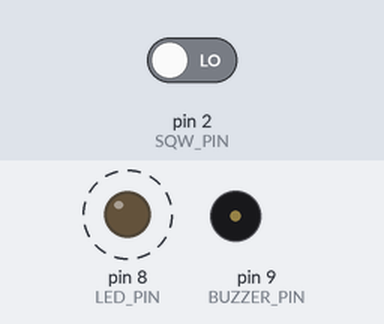
Recording of a sketch running on a simulated Arduino Uno, built with avr-gcc and run on an emulated ATmega328P. On the bench: output pins drawn as LEDs (lit = HIGH), buzzer (waves = sounding). Dashed ring = blinking. The inputs (shaded band) are chosen by the test bench; at power-on: pin 2 (SQW_PIN) LOW. The local clock reads 2024-03-15 10:24:30 at power-on unless the sketch sets it; the sensor or clock chip raises its interrupt line as the real part does; what the sketch prints to the serial monitor is not drawn.

Above: at 0.5 s.
Timing chart, 0 to 4.6 s (numbered marks = the images above):
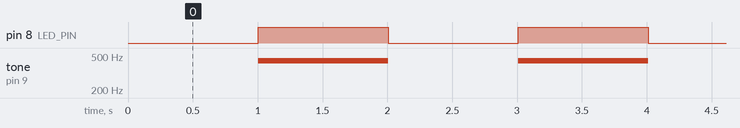

Measured:
- by itself, pin 8 (LED_PIN): alternates HIGH for 1.0 s and LOW for 1.0 s
- by itself, tone on pin 9 (BUZZER_PIN): alternates 440 Hz for 1.0 s and silent for 1.0 s

The sketch:

SquareWaveSwitchLED.ino
```cpp
#include <Wire.h>
#include "RTClib.h"

RTC_DS1307 rtc;

// Kontaktu definīcijas
const int LED_PIN = 8;      // D8: LED gaismiņa
const int BUZZER_PIN = 9;   // D9: Dūcējs
const int SQW_PIN = 2;      // D2 - kontakts, kas saņem kvadrātviļņa ievadi no RTC

volatile bool toggleState = false; // Stāvoklis pārslēgsies ik pēc 0.5s

void setup() {

  Serial.begin(9600);
  // Kontakti, kuri ieslēdz LED un dūcēju
  pinMode(LED_PIN, OUTPUT);
  pinMode(BUZZER_PIN, OUTPUT);

  // D2 kontakts ir gatavs saņemt ievadi no pulkstenīša
  pinMode(SQW_PIN, INPUT);

  // Ieslēdz I2C saziņu un RTC (pulkstenīša moduli)
  Wire.begin();
  rtc.begin();

  // RTC laiku uzstāda tikai vienreiz
  if (!rtc.isrunning()) {
    // Ja pulkstenītim nebija uzstādīts laiks, uzstāda kaut ko
    rtc.adjust(DateTime(2025, 4, 29, 19, 40, 0));
  }
  // Once set, comment out the above two lines to avoid resetting clock every upload

  // Palūdz pulksteņa SQ kontaktam veidot 1Hz izvadi
  rtc.writeSqwPinMode(DS1307_SquareWave1HZ);

  // Sūta pārtraukumu tad, ja kvadrātvilnis ir augošs (reizi sekundē)
  attachInterrupt(digitalPinToInterrupt(SQW_PIN), sqwISR, RISING);
}

void loop() {
  Serial.println("ABC");
  static unsigned long lastMillis = 0;
  static bool ledBuzzerState = false;

  unsigned long currentMillis = millis();

  // Pārbauda, vai "toggleState" ir ieslēgts (katras sekundes sākumā)
  if (toggleState && !ledBuzzerState) {
    digitalWrite(LED_PIN, HIGH);
    tone(BUZZER_PIN, 440);
    lastMillis = currentMillis;
    ledBuzzerState = true;
  }

  // Izslēdz LED gaismiņu un dūcēju pēc 0.5s
  if (ledBuzzerState && (currentMillis - lastMillis >= 500)) {
    digitalWrite(LED_PIN, LOW);
    noTone(BUZZER_PIN);
    ledBuzzerState = false;
    toggleState = false; // Reset until next interrupt
  }

  // Drukā pašreizējo laiku uz seriālā porta
  DateTime now = rtc.now();
  Serial.print(now.year(), DEC);
  Serial.print('/');
  Serial.print(now.month(), DEC);
  Serial.print('/');
  Serial.print(now.day(), DEC);
  Serial.print(' ');
  Serial.print(now.hour(), DEC);
  Serial.print(':');
  Serial.print(now.minute(), DEC);
  Serial.print(':');
  Serial.print(now.second(), DEC);
  Serial.println();
  delay(1000);
}

// Apstrādā SQ ievades pulsa pārtraukumu
void sqwISR() {
  toggleState = true;
}
```
